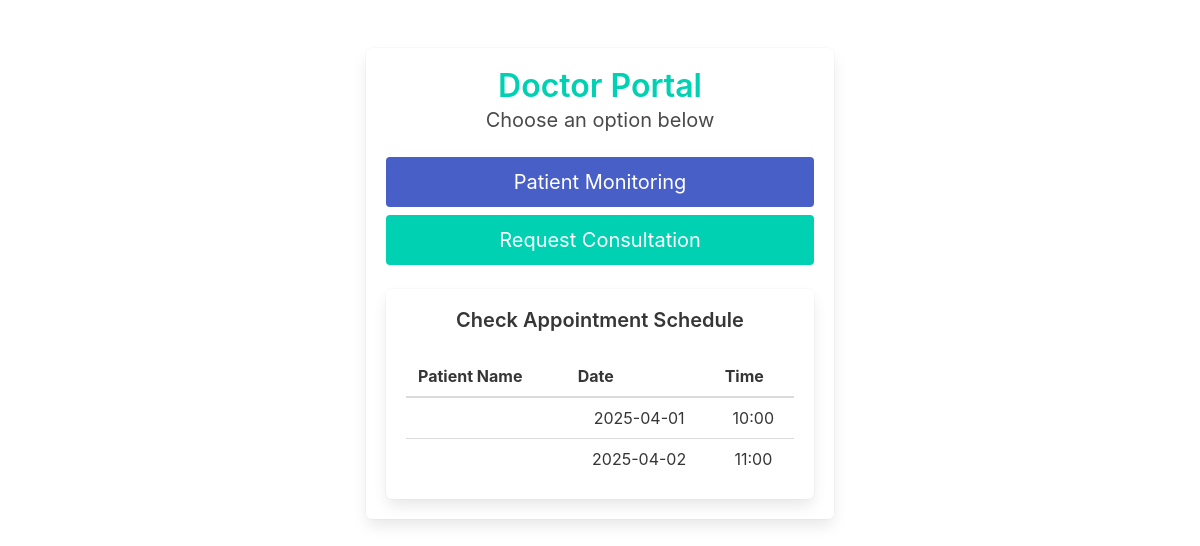
Before: /doctor_landing?user_id=1 with the older database file.
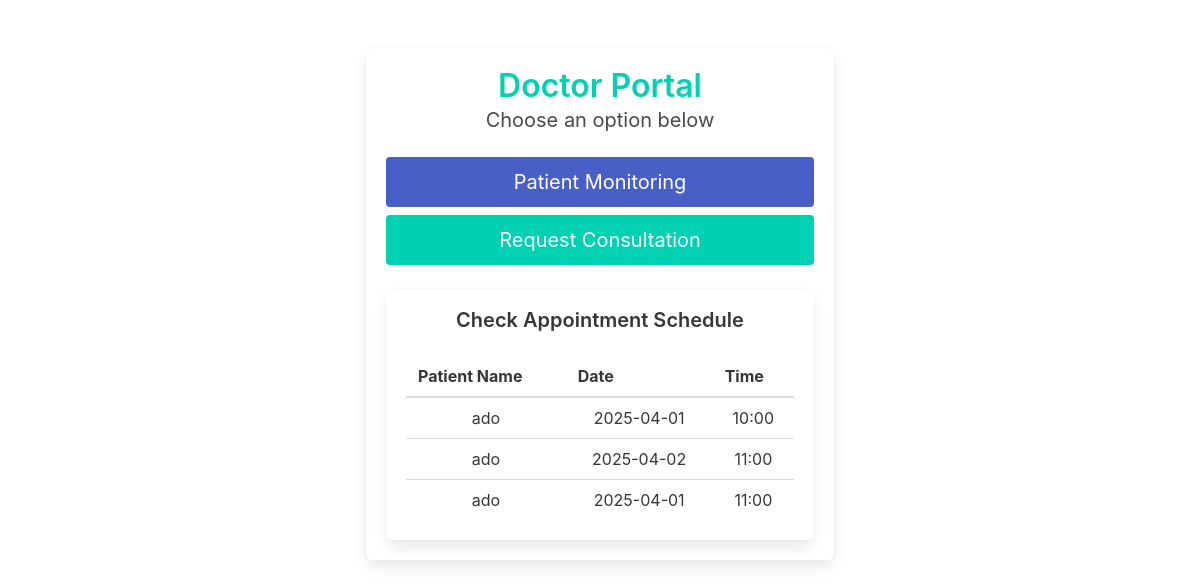
After: the same page with the newer database file.
### models.py (models this page shows)
class Appointment(db.Model):
    id = db.Column(db.Integer, primary_key=True)
    user_id = db.Column(db.Integer, db.ForeignKey('user.id'), nullable=False)
    doctor_id = db.Column(db.Integer, db.ForeignKey('doctor.id'), nullable=False)
    appointment_datetime = db.Column(db.DateTime, nullable=False)
    user = db.relationship('User', back_populates='appointments')
    doctor = db.relationship('Doctor', back_populates='appointments')

class User(db.Model):
    id = db.Column(db.Integer, primary_key=True)
    name = db.Column(db.String(80), nullable=False)
    email = db.Column(db.String(120), unique=True, nullable=False)
    password=db.Column(db.String(128), nullable=False)
    appointments = db.relationship('Appointment', back_populates='user')
    notifications=db.relationship('Notification', back_populates='user')

### routes.py (the view)
@app_routes.route('/doctor_landing')
def doctor_landing():
    user_id = request.args.get('user_id')  # Get user_id from URL
    user = Doctor.query.get(user_id) if user_id else None
    if not user:
        current_app.logger.error("not logged in")
        return redirect(url_for('app_routes.home'))
    appointments=Appointment.query.filter_by(doctor_id=user_id).all()
    return render_template('doctor_landing.html',user_id=user_id, appointments=appointments)

### templates/doctor_landing.html (shortened to what this page needs)
<!DOCTYPE html>
<html lang="en">
<head>
    <link rel="stylesheet" href="https://cdn.jsdelivr.net/npm/bulma@0.9.4/css/bulma.min.css">
</head>
<body>
<section class="section">
    <div class="container">
        <div class="columns is-centered">
            <div class="column is-half">
                <div class="box has-text-centered">
                    <h1 class="title has-text-primary">Doctor Portal</h1>
                    <p class="subtitle">Choose an option below</p>
                    <div class="buttons is-centered">
                        <a href="{{ url_for('app_routes.doctor_dashboard') }}" class="button is-link is-medium is-fullwidth">
                            Patient Monitoring
                        </a>
                        <a href="{{ url_for('app_routes.consult_request', user_id=user_id) }}" class="button is-primary is-medium is-fullwidth">
                            Request Consultation
                        </a>
                    </div>
                    <div class="box mt-4">
                        <h2 class="title is-5">Check Appointment Schedule</h2>
                        {% if appointments %}
                            <table class="table is-fullwidth">
                                <thead>
                                    <tr>
                                        <th>Patient Name</th>
                                        <th>Date</th>
                                        <th>Time</th>
                                    </tr>
                                </thead>
                                <tbody>
                                    {% for appointment in appointments %}
                                    <tr>
                                        <td>{{ appointment.user.name }}</td>
                                        <td>{{ appointment.appointment_datetime.strftime('%Y-%m-%d') }}</td>
                                        <td>{{ appointment.appointment_datetime.strftime('%H:%M') }}</td>
                                    </tr>
                                    {% endfor %}
                                </tbody>
                            </table>
                        {% else %}
                            <p class="subtitle">No appointments scheduled.</p>
                        {% endif %}
                    </div>
                </div>
            </div>
        </div>
    </div>
</section>
</body>
</html>

Changed rows visible on the page:
shown differently, row unchanged: Appointment (number 1 of 3 on the later page): user.name (not shown) → "ado"
shown differently, row unchanged: Appointment (number 2 of 3 on the later page): user.name (not shown) → "ado"
added Appointment: user.name "ado", appointment_datetime "2025-04-01", appointment_datetime "11:00"
